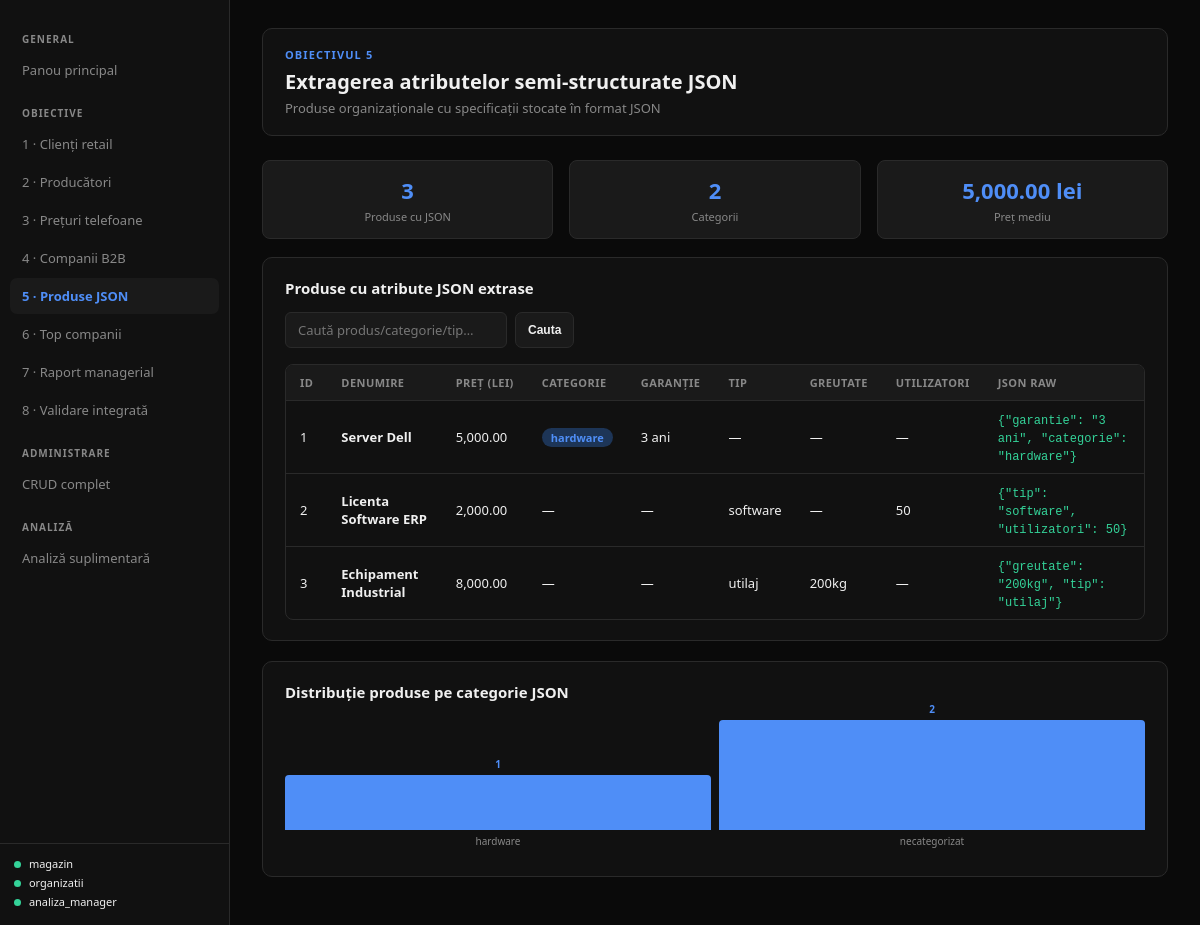
Page /Crud/magazin_php/obiective/ob5.php on the committed database.
### tables this page shows
CREATE TABLE `produs_org` (
  `id_produs` int(11) NOT NULL,
  `denumire` varchar(100) DEFAULT NULL,
  `pret` decimal(10,2) DEFAULT NULL,
  `specificatii` longtext DEFAULT NULL CHECK (json_valid(`specificatii`))
);

### Crud/magazin_php/includes/db.php (called while the page is built, shortened)
<?php
function db_connect(string $dbName): ?mysqli {
    $conn = new mysqli(DB_HOST, DB_USER, DB_PASS, $dbName, DB_PORT);
    $conn->set_charset('utf8mb4');
    return $conn;
}
function db_query(string $dbName, string $sql, array $params = []): array {
    $conn = db_connect($dbName);
    if ($params) {
        $stmt = $conn->prepare($sql);
        if (!$stmt) { $conn->close(); return []; }
        $types = '';
        $vals  = [];
        foreach ($params as $p) {
            if (is_int($p))    { $types .= 'i'; $vals[] = $p; }
            elseif (is_float($p)) { $types .= 'd'; $vals[] = $p; }
            else               { $types .= 's'; $vals[] = $p; }
        }
        $stmt->bind_param($types, ...$vals);
        $stmt->execute();
        $res = $stmt->get_result();
        $rows = $res ? $res->fetch_all(MYSQLI_ASSOC) : [];
        $stmt->close();
    } else {
        $res  = $conn->query($sql);
        $rows = $res ? $res->fetch_all(MYSQLI_ASSOC) : [];
    }
    return $rows;
}

### Crud/magazin_php/obiective/ob5.php (the view, shortened to what this page needs)
<?php
require_once __DIR__ . '/../includes/db.php';
require_once __DIR__ . '/../includes/layout.php';
$search = trim($_GET['q'] ?? '');
$rows = db_query('organizatii', "
    SELECT id_produs, denumire, pret,
           JSON_UNQUOTE(JSON_EXTRACT(specificatii, '$.categorie')) AS categorie,
           JSON_UNQUOTE(JSON_EXTRACT(specificatii, '$.garantie'))  AS garantie,
           JSON_UNQUOTE(JSON_EXTRACT(specificatii, '$.tip'))       AS tip,
           JSON_UNQUOTE(JSON_EXTRACT(specificatii, '$.greutate'))  AS greutate,
           JSON_UNQUOTE(JSON_EXTRACT(specificatii, '$.utilizatori')) AS utilizatori,
           specificatii
    FROM produs_org
    ORDER BY id_produs
");
?>
<div class="card">
  <h3>Produse cu atribute JSON extrase</h3>
  <div class="search-bar">
    <form method="get" style="display:flex;gap:8px">
      <input name="q" value="<?= h($search) ?>" placeholder="Caută produs/categorie/tip…" style="max-width:260px">
      <button class="btn btn-ghost btn-sm" type="submit">Cauta</button>
    </form>
  </div>
  <div class="tbl-wrap">
  <table>
    <thead>
      <tr><th>ID</th><th>Denumire</th><th>Preț (lei)</th><th>Categorie</th><th>Garanție</th><th>Tip</th><th>Greutate</th><th>Utilizatori</th><th>JSON raw</th></tr>
    </thead>
    <tbody>
      <?php foreach ($rows as $r): ?>
      <tr>
        <td><?= h($r['id_produs']) ?></td>
        <td><strong><?= h($r['denumire']) ?></strong></td>
        <td><?= number_format($r['pret'],2) ?></td>
        <td><?php if ($r['categorie']): ?><span class="badge badge-blue"><?= h($r['categorie']) ?></span><?php else: ?>—<?php endif; ?></td>
        <td><?= h($r['garantie'] ?? '—') ?></td>
        <td><?= h($r['tip'] ?? '—') ?></td>
        <td><?= h($r['greutate'] ?? '—') ?></td>
        <td><?= h($r['utilizatori'] ?? '—') ?></td>
        <td><span class="json-val"><?= h($r['specificatii']) ?></span></td>
      </tr>
      <?php endforeach; ?>
    </tbody>
  </table>
  </div>
</div>
<div class="card">
  <h3>Distribuție produse pe categorie JSON</h3>
</div>

### Crud/magazin_php/style.css (style rules this page uses)
:root { --bg: #0a0a0a; --surface: #111111; --surface2: #1a1a1a; --border: #2a2a2a; --accent: #4f8ef7; --accent2: #34d399; --danger: #f87171; --warn: #fbbf24; --text: #f0f0f0; --muted: #888; --radius: 10px; }
* { box-sizing: border-box; margin: 0; padding: 0; }
body { background: var(--bg); color: var(--text); font-family: 'Segoe UI', system-ui, sans-serif; font-size: 15px; min-height: 100vh; display: flex; }
.card { background: var(--surface); border: 1px solid var(--border); border-radius: var(--radius); padding: 20px 22px; margin-bottom: 20px; }
.card h3 { font-size: 15px; font-weight: 600; margin-bottom: 14px; }
.tbl-wrap { overflow-x: auto; border-radius: 8px; border: 1px solid var(--border); }
table { width: 100%; border-collapse: collapse; font-size: 13px; }
thead th { background: var(--surface2); padding: 10px 14px; text-align: left; font-weight: 600; font-size: 11px; letter-spacing: .04em; text-transform: uppercase; color: var(--muted); border-bottom: 1px solid var(--border); white-space: nowrap; }
tbody tr { border-bottom: 1px solid var(--border); transition: background .1s; }
tbody tr:last-child { border-bottom: none; }
tbody td { padding: 9px 14px; vertical-align: middle; }
.badge { display: inline-block; padding: 2px 9px; border-radius: 99px; font-size: 11px; font-weight: 600; }
.badge-blue { background:#1d3557; color:var(--accent); }
input, select, textarea { background: var(--surface2); color: var(--text); border: 1px solid var(--border); border-radius: 6px; padding: 8px 12px; font-size: 13px; width: 100%; transition: border-color .15s; font-family: inherit; }
.btn { display: inline-flex; align-items: center; gap: 7px; padding: 8px 18px; border-radius: 7px; border: none; font-size: 13px; font-weight: 600; cursor: pointer; transition: opacity .15s, transform .1s; text-decoration: none; }
.btn-ghost { background: var(--surface2); color: var(--text); border: 1px solid var(--border); }
.btn-sm { padding: 5px 12px; font-size: 12px; }
.search-bar { display: flex; gap: 10px; align-items: center; margin-bottom: 16px; }
.search-bar input { max-width: 300px; }
.json-val { font-family: 'Courier New', monospace; font-size:12px; color:var(--accent2); }

### rows in the picture
produs_org: id_produs "1", denumire "Server Dell", pret "5,000.00", categorie "hardware", garantie "3 ani", tip "—", greutate "—", utilizatori "—", specificatii "{\"garantie\": \"3 ani\", \"categorie\": \"hardware\"}"
produs_org: id_produs "2", denumire "Licenta Software ERP", pret "2,000.00", garantie "—", tip "software", greutate "—", utilizatori "50", specificatii "{\"tip\": \"software\", \"utilizatori\": 50}"
produs_org: id_produs "3", denumire "Echipament Industrial", pret "8,000.00", garantie "—", tip "utilaj", greutate "200kg", utilizatori "—", specificatii "{\"greutate\": \"200kg\", \"tip\": \"utilaj\"}"

### other values in the picture
$db "magazin"
$db "organizatii"
$db "analiza_manager"
$eyebrow "OBIECTIVUL 5"
$title "Extragerea atributelor semi-structurate JSON"
$subtitle "Produse organizaționale cu specificații stocate în format JSON"
$it['val'] "3"
$it['lbl'] "Produse cu JSON"
$it['val'] "2"
$it['lbl'] "Categorii"
$it['val'] "5,000.00 lei"
$it['lbl'] "Preț mediu"
is_float($val) ? number_format($val,0,'.',',') : (string)$val "1"
$lbl "hardware"
is_float($val) ? number_format($val,0,'.',',') : (string)$val "2"
